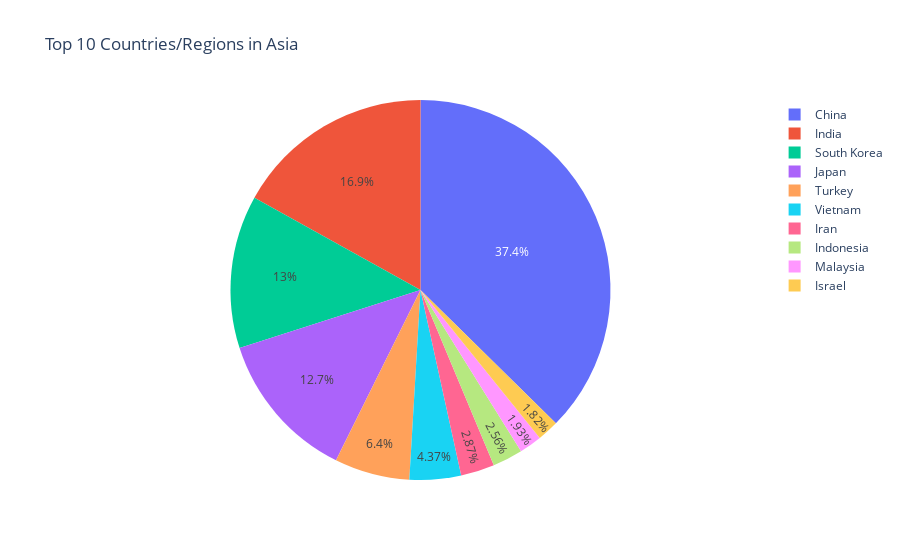

This figure's notebook cell:
### Code cell
asia = asia.sort_values(['total_cases'])
asia = asia.dropna()
px.pie(asia[:-11:-1], values='total_cases', names='location',title='Top 10 Countries/Regions in Asia')

### Figure 1 — Plotly figure (JSON) as saved in the notebook; plotly's stock layout.template omitted (floating-point values rounded to 4 significant figures)
{"data": [{"domain": {"x": [0, 1], "y": [0, 1]}, "hovertemplate": "location=%{label}<br>total_cases=%{value}<extra></extra>", "labels": ["China", "India", "South Korea", "Japan", "Turkey", "Vietnam", "Iran", "Indonesia", "Malaysia", "Israel"], "legendgroup": "", "name": "", "showlegend": true, "type": "pie", "values": [99318718, 45001384, 34571873, 33803572, 17004677, 11624000, 7623061, 6813429, 5131899, 4841756]}], "layout": {"legend": {"tracegroupgap": 0}, "title": {"text": "Top 10 Countries/Regions in Asia"}}}
